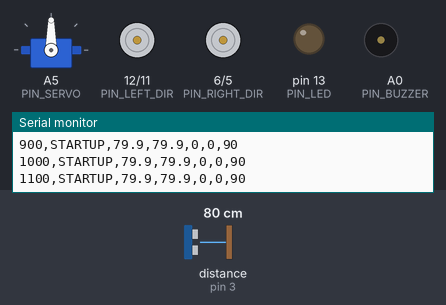
Bench run of a sketch on a simulated Arduino Uno, built with avr-gcc and run on an emulated ATmega328P. On the bench: servo, direction and speed pins drawn as motors (green arrow = direction pin HIGH = forward, orange = LOW = backward, longer = more drive), output pins drawn as LEDs (lit = HIGH), buzzer (waves = sounding, pin HIGH), the last lines printed to the serial monitor. Wiring (inferred from the names in the program): ultrasonic range finder: trigger pin 4; echo pin 3. Dashed ring = blinking. The inputs (shaded band) are chosen by the test bench; at power-on: distance to the obstacle (sensor on pin 3) 80 cm. The echo pulse lasts 58.3 µs per cm; pins used as bus, display or sensor lines are not drawn.

Above: at 1.2 s.
1.3 s: distance to the obstacle (sensor on pin 3) set to 2 cm
At 2.12 s:
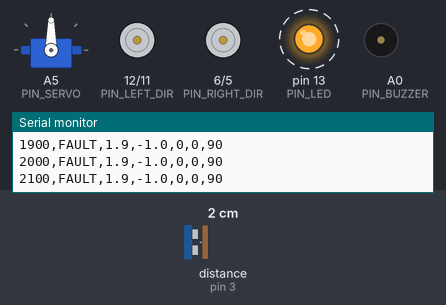
4.3 s: distance to the obstacle (sensor on pin 3) set to 4 cm
At 4.88 s:
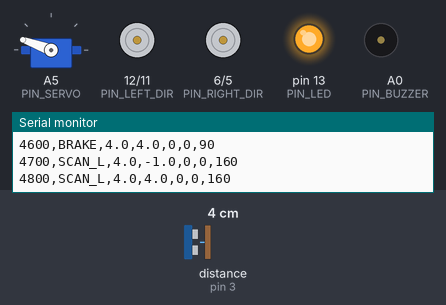
7.3 s: distance to the obstacle (sensor on pin 3) set to 37 cm
10.3 s: distance to the obstacle (sensor on pin 3) set to 43 cm
At 11.8 s:
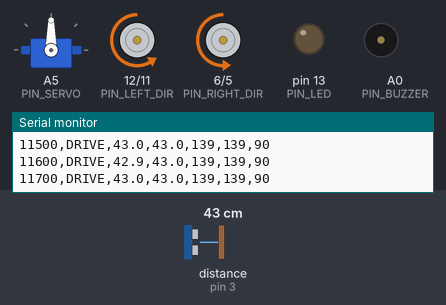
12.6 s: distance to the obstacle (sensor on pin 3) set to 35 cm
At 13.8 s:
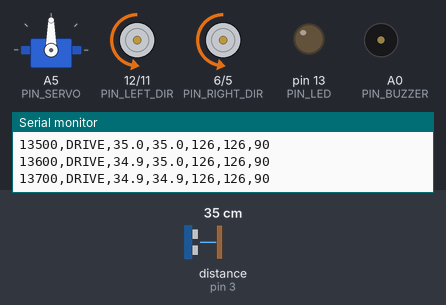
14.1 s: distance to the obstacle (sensor on pin 3) set to 120 cm
At 15.3 s:
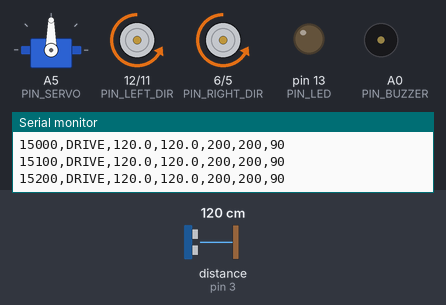
Timing chart, 0 to 16.6 s (numbered marks = the images above; inputs shaded):
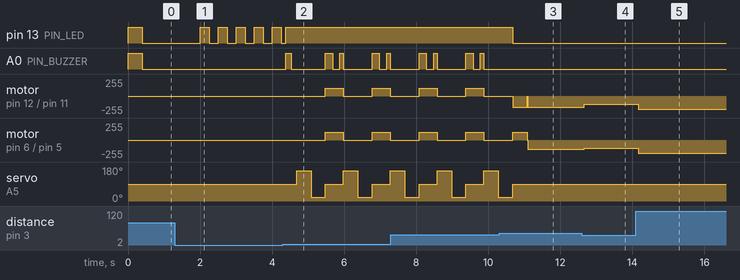

Measured:
- the behaviour switches between 2 and 3 cm on distance to the obstacle (sensor on pin 3) (found by bisection; images 1 and 2)
- the behaviour switches between 40 and 41 cm on distance to the obstacle (sensor on pin 3) (found by bisection; images 2 and 3)
- after the input at 1.3 s, pin 13 (PIN_LED): alternates HIGH for 0.25 s and LOW for 0.25 s, starting after 0.70 s; motor on pin 12 (PIN_LEFT_DIR) / pin 11 (PIN_LEFT_SPEED), motor on pin 6 (PIN_RIGHT_DIR) / pin 5 (PIN_RIGHT_SPEED): stays stopped (without the input it goes to backward 200/255 after 0.75 s)
- after the input at 4.3 s, A0 (PIN_BUZZER): LOW → HIGH after 0.08 s, → LOW 0.15 s later, → HIGH 0.95 s later, → LOW 0.20 s later, … (10 changes in this stretch); motor on pin 12 (PIN_LEFT_DIR) / pin 11 (PIN_LEFT_SPEED): alternates forward 115/255 for 0.50 s and stopped for 0.80 s, starting after 1.2 s
- after the input at 10.3 s, pin 13 (PIN_LED): HIGH → LOW after 0.38 s; A0 (PIN_BUZZER): stops changing and stays LOW; servo on A5 (PIN_SERVO): goes on until 10.7 s, then stays 90°
- after the input at 12.6 s, motor on pin 12 (PIN_LEFT_DIR) / pin 11 (PIN_LEFT_SPEED): backward 170/255 → backward 126/255 after 0.06 s; motor on pin 6 (PIN_RIGHT_DIR) / pin 5 (PIN_RIGHT_SPEED): backward 139/255 → backward 126/255 after 0.06 s
- after the input at 14.1 s, motor on pin 12 (PIN_LEFT_DIR) / pin 11 (PIN_LEFT_SPEED), motor on pin 6 (PIN_RIGHT_DIR) / pin 5 (PIN_RIGHT_SPEED): backward 126/255 → backward 200/255 after 0.07 s

The sketch:

rover.ino
```cpp
/*
  Mini ADAS Rover (Arduino Uno)

  A four-wheel rover with an ultrasonic sensor on a servo "head". It drives,
  slows down when an obstacle gets closer, brakes automatically before it
  hits it (AEB), looks left and right, and turns towards the free side.

  Requirements REQ-01 ... REQ-08: docs/requirements.md
  Hardware build and pin map: based on the RoverKit guide (docs/wiring.md)

  Structure:
    rover_logic.h  -> pure logic: filter, speed limiting, state machine
    rover.ino      -> this file: sensor, motors, servo, LED, buzzer, telemetry
*/

#include <Servo.h>
#include "rover_logic.h"

// ===========================================================================
// Configuration
// ===========================================================================
// If a side drives backwards when it should drive forwards, set its flag to 1
// (or swap the two motor wires on the driver).
#define INVERT_LEFT 0
#define INVERT_RIGHT 0

// ===========================================================================
// Pins (RoverKit pin map)
// ===========================================================================
const uint8_t PIN_LEFT_SPEED = 11;   // L9110S A-IA (PWM)
const uint8_t PIN_LEFT_DIR = 12;     // L9110S A-IB
const uint8_t PIN_RIGHT_SPEED = 5;   // L9110S B-IA (PWM)
const uint8_t PIN_RIGHT_DIR = 6;     // L9110S B-IB
const uint8_t PIN_SERVO = A5;
const uint8_t PIN_BUZZER = A0;       // active buzzer: tone() is NOT used,
                                     // it would take Timer2 and stop the PWM on D11
const uint8_t PIN_LED = 13;
const uint8_t PIN_TRIG = 4;
const uint8_t PIN_ECHO = 3;

// ===========================================================================
// Timing
// ===========================================================================
const unsigned long MEASURE_PERIOD_MS = 60;    // ~16 measurements/s (REQ-01)
const unsigned long FAULT_TIMEOUT_MS = 500;    // REQ-05
const unsigned long TELEMETRY_PERIOD_MS = 100; // REQ-08
const unsigned long ECHO_START_TIMEOUT_US = 3000;  // a working sensor answers within ~0.5 ms
const unsigned long ECHO_MAX_US = 25000;           // ~430 cm, beyond the sensor's range

// ===========================================================================
// State
// ===========================================================================
Servo head;
MedianFilter filter;
RoverController controller;

uint8_t currentHeadAngle = HEAD_CENTER;
bool sensorFault = false;
float lastRawCm = 0;
RoverCommand lastCmd = {0, 0, HEAD_CENTER, false, false};

unsigned long lastMeasureMs = 0;
unsigned long lastResponseMs = 0;
unsigned long lastTelemetryMs = 0;

// ===========================================================================
// Motors: L9110S
// Each side has two inputs. IA gets the PWM speed, IB the direction.
//   forwards:  IB = LOW,  IA = duty
//   backwards: IB = HIGH, IA = 255 - duty  (the PWM is inverted)
// ===========================================================================
void setMotor(uint8_t pinSpeed, uint8_t pinDir, int16_t speed, bool invert) {
  if (invert) speed = -speed;
  if (speed > 255) speed = 255;
  if (speed < -255) speed = -255;

  if (speed >= 0) {
    digitalWrite(pinDir, LOW);
    analogWrite(pinSpeed, speed);
  } else {
    digitalWrite(pinDir, HIGH);
    analogWrite(pinSpeed, 255 + speed);
  }
}

void setWheels(int16_t left, int16_t right) {
  setMotor(PIN_LEFT_SPEED, PIN_LEFT_DIR, left, INVERT_LEFT);
  setMotor(PIN_RIGHT_SPEED, PIN_RIGHT_DIR, right, INVERT_RIGHT);
}

// ===========================================================================
// Sensor
// ===========================================================================
// One HC-SR04 measurement.
// Important difference: "no echo came back" usually means nothing is in
// range (free road), while "the sensor never answered" means a fault
// (unplugged, broken). Both make pulseIn() return 0, so the echo is timed
// by hand to tell them apart.
EchoResult measure(float& cm) {
  digitalWrite(PIN_TRIG, LOW);
  delayMicroseconds(2);
  digitalWrite(PIN_TRIG, HIGH);
  delayMicroseconds(10);
  digitalWrite(PIN_TRIG, LOW);

  unsigned long t0 = micros();
  while (digitalRead(PIN_ECHO) == LOW) {
    if (micros() - t0 > ECHO_START_TIMEOUT_US) return ECHO_NO_RESPONSE;
  }
  unsigned long start = micros();
  while (digitalRead(PIN_ECHO) == HIGH) {
    if (micros() - start > ECHO_MAX_US) return ECHO_OUT_OF_RANGE;
  }
  cm = echoToCm(micros() - start);
  return ECHO_OK;
}

void updateSensor(unsigned long now) {
  if (now - lastMeasureMs < MEASURE_PERIOD_MS) return;
  lastMeasureMs = now;

  float cm = 0;
  EchoResult r = measure(cm);
  if (r == ECHO_OUT_OF_RANGE) {
    cm = MAX_VALID_CM;  // nothing within range: treat as far away
  }

  if (r != ECHO_NO_RESPONSE && isValidDistance(cm)) {
    filter.add(cm);   // REQ-02
    lastResponseMs = now;
    sensorFault = false;
  } else if (!sensorFault && now - lastResponseMs > FAULT_TIMEOUT_MS) {
    sensorFault = true;  // REQ-05
    filter.reset();
  }
  lastRawCm = (r == ECHO_NO_RESPONSE) ? -1.0f : cm;
}

// ===========================================================================
// Outputs
// ===========================================================================
void applyCommand(const RoverCommand& cmd) {
  // A reading belongs to the direction the head pointed at. When the head
  // turns, old readings are thrown away (REQ-04).
  if (cmd.headAngle != currentHeadAngle) {
    head.write(cmd.headAngle);
    currentHeadAngle = cmd.headAngle;
    filter.reset();
  }
  setWheels(cmd.left, cmd.right);
  digitalWrite(PIN_LED, cmd.led ? HIGH : LOW);
  digitalWrite(PIN_BUZZER, cmd.buzzer ? HIGH : LOW);
}

// REQ-08: one CSV line every 100 ms for the Serial Monitor / Serial Plotter.
void sendTelemetry(unsigned long now) {
  if (now - lastTelemetryMs < TELEMETRY_PERIOD_MS) return;
  lastTelemetryMs = now;
  Serial.print(now);
  Serial.print(',');
  Serial.print(modeName(controller.mode()));
  Serial.print(',');
  Serial.print(lastRawCm, 1);
  Serial.print(',');
  Serial.print(filter.empty() ? -1.0f : filter.median(), 1);
  Serial.print(',');
  Serial.print(lastCmd.left);
  Serial.print(',');
  Serial.print(lastCmd.right);
  Serial.print(',');
  Serial.println(currentHeadAngle);
}

// ===========================================================================
// Arduino entry points
// ===========================================================================
void setup() {
  Serial.begin(115200);
  pinMode(PIN_LEFT_SPEED, OUTPUT);
  pinMode(PIN_LEFT_DIR, OUTPUT);
  pinMode(PIN_RIGHT_SPEED, OUTPUT);
  pinMode(PIN_RIGHT_DIR, OUTPUT);
  pinMode(PIN_LED, OUTPUT);
  pinMode(PIN_BUZZER, OUTPUT);
  pinMode(PIN_TRIG, OUTPUT);
  pinMode(PIN_ECHO, INPUT);

  setWheels(0, 0);  // motors off before anything else
  head.attach(PIN_SERVO);
  head.write(HEAD_CENTER);

  unsigned long now = millis();
  lastResponseMs = now;
  controller.begin(now);
  Serial.println("time_ms,mode,raw_cm,filtered_cm,left,right,head_deg");
}

void loop() {
  unsigned long now = millis();

  updateSensor(now);

  RoverInputs in;
  in.nowMs = now;
  in.hasReading = !filter.empty();
  in.distanceCm = filter.median();
  in.sensorFault = sensorFault;

  Mode before = controller.mode();
  lastCmd = controller.update(in);

  // Readings taken while the rover was turning point in other directions.
  // When it starts driving again, it waits for a fresh reading.
  if (controller.mode() == MODE_DRIVE && before != MODE_DRIVE) {
    filter.reset();
  }
  applyCommand(lastCmd);
  sendTelemetry(now);
}
```

rover_logic.h
```cpp
// rover_logic.h
// Hardware-independent logic of the mini ADAS rover.
//
// Plain C++ without any Arduino function: it takes numbers in (time, distance)
// and gives numbers out (wheel speeds, head angle, LED, buzzer). The same file
// runs on the Arduino, in the Wokwi simulator and on a PC, where
// tests/test_logic.cpp checks it automatically.

#ifndef ROVER_LOGIC_H
#define ROVER_LOGIC_H

#include <stdint.h>

// ---------------------------------------------------------------------------
// Tuning parameters (requirement IDs in docs/requirements.md)
// ---------------------------------------------------------------------------

// Wheel speeds as PWM duty cycle, 0..255
const int16_t CRUISE_SPEED = 200;   // free road (REQ-03)
const int16_t CRAWL_SPEED = 110;    // slowest speed that still moves a TT motor reliably
const int16_t TURN_SPEED = 170;     // turning on the spot (REQ-04)
const int16_t REVERSE_SPEED = 140;  // backing out of a dead end (REQ-04)

// Distances in cm (REQ-03, REQ-04)
const float SLOW_DOWN_CM = 80.0f;   // below this the rover starts slowing down
const float STOP_CM = 25.0f;        // below this: emergency stop (AEB)
const float CLEAR_CM = 40.0f;       // a side counts as free above this distance

// Head (servo) angles in degrees. 90 = straight ahead. If your servo is
// mounted the other way round, swap HEAD_LEFT and HEAD_RIGHT.
const uint8_t HEAD_CENTER = 90;
const uint8_t HEAD_LEFT = 160;
const uint8_t HEAD_RIGHT = 20;

// Durations in ms
const unsigned long STARTUP_MS = 2000;     // stand still after power-on (REQ-07)
const unsigned long SELF_TEST_MS = 400;    // LED + buzzer test at power-on (REQ-07)
const unsigned long BRAKE_HOLD_MS = 300;   // stand still after an emergency stop
const unsigned long BRAKE_BEEP_MS = 150;   // warning beep at an emergency stop (REQ-06)
const unsigned long SETTLE_MS = 400;       // let the servo turn before trusting a reading
const unsigned long TURN_MS = 400;         // time-based turn (no wheel sensors yet)
const unsigned long REVERSE_MS = 500;      // time-based reverse

// Valid range of the HC-SR04 (REQ-05)
const float MIN_VALID_CM = 2.0f;
const float MAX_VALID_CM = 400.0f;

// ---------------------------------------------------------------------------
// Sensor helpers
// ---------------------------------------------------------------------------

// Echo time in microseconds -> distance in cm.
// Sound: ~0.0343 cm/us at 20 degC; the echo covers the way there and back.
inline float echoToCm(unsigned long echoUs) {
  return echoUs * 0.0343f / 2.0f;
}

inline bool isValidDistance(float cm) {
  return cm >= MIN_VALID_CM && cm <= MAX_VALID_CM;
}

// Result of one measurement (REQ-05). "No echo" and "no answer" are different:
//   ECHO_OUT_OF_RANGE: the sensor answered, but nothing reflected within range
//                      -> the road is free, not a fault
//   ECHO_NO_RESPONSE:  the sensor never answered -> possible fault
enum EchoResult : uint8_t { ECHO_OK, ECHO_OUT_OF_RANGE, ECHO_NO_RESPONSE };

// ---------------------------------------------------------------------------
// Median of the last 3 readings (REQ-02)
//
// The parking assistant used 5 readings. A moving vehicle needs a faster
// reaction: with 3 readings a real obstacle shows up after 2 measurements
// (~120 ms) instead of 3 (~180 ms), and one wrong reading is still ignored.
// ---------------------------------------------------------------------------
const uint8_t FILTER_SIZE = 3;

class MedianFilter {
 public:
  MedianFilter() : count_(0), next_(0) {}

  void reset() {
    count_ = 0;
    next_ = 0;
  }

  bool empty() const { return count_ == 0; }
  uint8_t count() const { return count_; }

  void add(float value) {
    values_[next_] = value;
    next_ = (next_ + 1) % FILTER_SIZE;
    if (count_ < FILTER_SIZE) count_++;
  }

  float median() const {
    if (count_ == 0) return 0.0f;
    float s[FILTER_SIZE];
    for (uint8_t i = 0; i < count_; i++) s[i] = values_[i];
    for (uint8_t i = 1; i < count_; i++) {  // insertion sort
      float key = s[i];
      int8_t j = i - 1;
      while (j >= 0 && s[j] > key) {
        s[j + 1] = s[j];
        j--;
      }
      s[j + 1] = key;
    }
    if (count_ % 2 == 1) return s[count_ / 2];
    return (s[count_ / 2 - 1] + s[count_ / 2]) / 2.0f;
  }

 private:
  float values_[FILTER_SIZE];
  uint8_t count_;
  uint8_t next_;
};

// ---------------------------------------------------------------------------
// Speed limiting by distance (REQ-03)
//
//   distance >= 80 cm      -> cruise speed
//   25 cm .. 80 cm         -> linear ramp from crawl to cruise speed
//   distance < 25 cm       -> 0 (emergency stop)
// ---------------------------------------------------------------------------
inline int16_t speedForDistance(float cm) {
  if (cm < STOP_CM) return 0;
  if (cm >= SLOW_DOWN_CM) return CRUISE_SPEED;
  float f = (cm - STOP_CM) / (SLOW_DOWN_CM - STOP_CM);  // 0..1
  return CRAWL_SPEED + (int16_t)(f * (CRUISE_SPEED - CRAWL_SPEED) + 0.5f);
}

// On for the first onMs of every periodMs (blinking without delay()).
inline bool blinkPhase(unsigned long nowMs, unsigned long onMs, unsigned long periodMs) {
  return (nowMs % periodMs) < onMs;
}

// ---------------------------------------------------------------------------
// State machine
// ---------------------------------------------------------------------------
enum Mode : uint8_t {
  MODE_STARTUP,
  MODE_DRIVE,
  MODE_BRAKE,
  MODE_SCAN_LEFT,
  MODE_SCAN_RIGHT,
  MODE_REVERSE,
  MODE_TURN_LEFT,
  MODE_TURN_RIGHT,
  MODE_FAULT
};

inline const char* modeName(Mode m) {
  switch (m) {
    case MODE_STARTUP: return "STARTUP";
    case MODE_DRIVE: return "DRIVE";
    case MODE_BRAKE: return "BRAKE";
    case MODE_SCAN_LEFT: return "SCAN_L";
    case MODE_SCAN_RIGHT: return "SCAN_R";
    case MODE_REVERSE: return "REVERSE";
    case MODE_TURN_LEFT: return "TURN_L";
    case MODE_TURN_RIGHT: return "TURN_R";
    case MODE_FAULT: return "FAULT";
  }
  return "?";
}

// What the controller knows each cycle.
struct RoverInputs {
  unsigned long nowMs;
  bool hasReading;     // is there a filtered distance for the CURRENT head angle?
  float distanceCm;    // filtered distance (only meaningful if hasReading)
  bool sensorFault;    // no valid reading for too long (REQ-05)
};

// What the controller wants the hardware to do.
struct RoverCommand {
  int16_t left;        // -255..255, negative = backwards
  int16_t right;
  uint8_t headAngle;
  bool led;
  bool buzzer;
};

class RoverController {
 public:
  RoverController()
      : mode_(MODE_STARTUP), modeStartMs_(0), leftCm_(0), rightCm_(0) {}

  void begin(unsigned long nowMs) { enter(MODE_STARTUP, nowMs); }

  Mode mode() const { return mode_; }
  float leftCm() const { return leftCm_; }
  float rightCm() const { return rightCm_; }

  RoverCommand update(const RoverInputs& in) {
    // REQ-05: a sensor fault overrides everything. A vehicle that cannot
    // see must stop.
    if (in.sensorFault && mode_ != MODE_FAULT) {
      enter(MODE_FAULT, in.nowMs);
    }

    RoverCommand cmd = {0, 0, HEAD_CENTER, false, false};  // default: stand still
    unsigned long t = in.nowMs - modeStartMs_;              // time in this mode

    switch (mode_) {
      case MODE_STARTUP:  // REQ-07
        cmd.led = t < SELF_TEST_MS;
        cmd.buzzer = t < SELF_TEST_MS;
        if (t >= STARTUP_MS) enter(MODE_DRIVE, in.nowMs);
        break;

      case MODE_DRIVE:  // REQ-01, REQ-03
        if (!in.hasReading) {
          break;  // no data, no motion
        }
        {
          int16_t speed = speedForDistance(in.distanceCm);
          if (speed == 0) {
            enter(MODE_BRAKE, in.nowMs);  // AEB: stop in this same cycle
            cmd.led = true;
            cmd.buzzer = true;
          } else {
            cmd.left = speed;
            cmd.right = speed;
          }
        }
        break;

      case MODE_BRAKE:  // REQ-03, REQ-06
        cmd.led = true;
        cmd.buzzer = t < BRAKE_BEEP_MS;
        if (t >= BRAKE_HOLD_MS) enter(MODE_SCAN_LEFT, in.nowMs);
        break;

      case MODE_SCAN_LEFT:  // REQ-04
        cmd.headAngle = HEAD_LEFT;
        cmd.led = true;
        if (t >= SETTLE_MS && in.hasReading) {
          leftCm_ = in.distanceCm;
          enter(MODE_SCAN_RIGHT, in.nowMs);
          cmd.headAngle = HEAD_RIGHT;
        }
        break;

      case MODE_SCAN_RIGHT:  // REQ-04
        cmd.headAngle = HEAD_RIGHT;
        cmd.led = true;
        if (t >= SETTLE_MS && in.hasReading) {
          rightCm_ = in.distanceCm;
          decide(in.nowMs);
          cmd.headAngle = HEAD_CENTER;
        }
        break;

      case MODE_REVERSE:  // REQ-04, REQ-06
        cmd.left = -REVERSE_SPEED;
        cmd.right = -REVERSE_SPEED;
        cmd.led = true;
        cmd.buzzer = blinkPhase(t, 200, 400);  // reversing beep
        if (t >= REVERSE_MS) {
          enter(MODE_SCAN_LEFT, in.nowMs);
          cmd = RoverCommand{0, 0, HEAD_LEFT, true, false};
        }
        break;

      case MODE_TURN_LEFT:  // REQ-04
        cmd.left = -TURN_SPEED;
        cmd.right = TURN_SPEED;
        if (t >= TURN_MS) {
          enter(MODE_DRIVE, in.nowMs);
          cmd.left = 0;
          cmd.right = 0;
        }
        break;

      case MODE_TURN_RIGHT:  // REQ-04
        cmd.left = TURN_SPEED;
        cmd.right = -TURN_SPEED;
        if (t >= TURN_MS) {
          enter(MODE_DRIVE, in.nowMs);
          cmd.left = 0;
          cmd.right = 0;
        }
        break;

      case MODE_FAULT:  // REQ-05
        cmd.led = blinkPhase(in.nowMs, 250, 500);
        if (!in.sensorFault && in.hasReading) {
          enter(MODE_DRIVE, in.nowMs);  // DRIVE still checks the distance first
        }
        break;
    }
    return cmd;
  }

 private:
  void enter(Mode m, unsigned long nowMs) {
    mode_ = m;
    modeStartMs_ = nowMs;
  }

  // After scanning: turn towards the side with more space, or reverse
  // if neither side is free (REQ-04).
  void decide(unsigned long nowMs) {
    float best = (leftCm_ > rightCm_) ? leftCm_ : rightCm_;
    if (best < CLEAR_CM) {
      enter(MODE_REVERSE, nowMs);
    } else if (leftCm_ >= rightCm_) {
      enter(MODE_TURN_LEFT, nowMs);
    } else {
      enter(MODE_TURN_RIGHT, nowMs);
    }
  }

  Mode mode_;
  unsigned long modeStartMs_;
  float leftCm_;
  float rightCm_;
};

#endif  // ROVER_LOGIC_H
```
